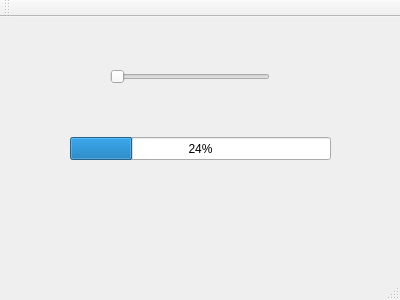
<?xml version="1.0" encoding="UTF-8"?>
<ui version="4.0">
 <class>MainWindow</class>
 <widget class="QMainWindow" name="MainWindow">
  <property name="geometry">
   <rect>
    <x>0</x>
    <y>0</y>
    <width>400</width>
    <height>300</height>
   </rect>
  </property>
  <property name="windowTitle">
   <string>MainWindow</string>
  </property>
  <widget class="QWidget" name="centralWidget">
   <widget class="QProgressBar" name="progressBar">
    <property name="geometry">
     <rect>
      <x>70</x>
      <y>120</y>
      <width>261</width>
      <height>23</height>
     </rect>
    </property>
    <property name="value">
     <number>24</number>
    </property>
   </widget>
   <widget class="QSlider" name="horizontalSlider">
    <property name="geometry">
     <rect>
      <x>110</x>
      <y>50</y>
      <width>160</width>
      <height>19</height>
     </rect>
    </property>
    <property name="orientation">
     <enum>Qt::Horizontal</enum>
    </property>
   </widget>
  </widget>
  <widget class="QMenuBar" name="menuBar">
   <property name="geometry">
    <rect>
     <x>0</x>
     <y>0</y>
     <width>400</width>
     <height>21</height>
    </rect>
   </property>
  </widget>
  <widget class="QToolBar" name="mainToolBar">
   <attribute name="toolBarArea">
    <enum>TopToolBarArea</enum>
   </attribute>
   <attribute name="toolBarBreak">
    <bool>false</bool>
   </attribute>
  </widget>
  <widget class="QStatusBar" name="statusBar"/>
 </widget>
 <layoutdefault spacing="6" margin="11"/>
 <resources/>
 <connections/>
</ui>
